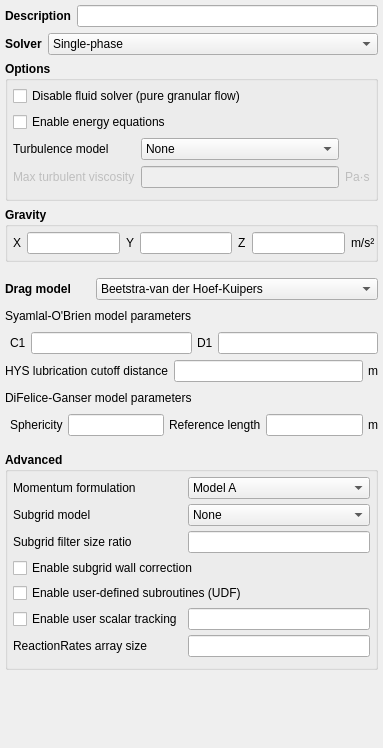
<?xml version="1.0" encoding="UTF-8"?>
<ui version="4.0">
 <class>model_setup</class>
 <widget class="QWidget" name="model_setup">
  <property name="geometry">
   <rect>
    <x>0</x>
    <y>0</y>
    <width>383</width>
    <height>748</height>
   </rect>
  </property>
  <layout class="QVBoxLayout" name="verticalLayout">
   <property name="leftMargin">
    <number>5</number>
   </property>
   <property name="topMargin">
    <number>5</number>
   </property>
   <property name="rightMargin">
    <number>5</number>
   </property>
   <property name="bottomMargin">
    <number>0</number>
   </property>
   <item>
    <layout class="QHBoxLayout" name="horizontalLayout">
     <item>
      <widget class="QLabel" name="label_description">
       <property name="font">
        <font>
         <weight>75</weight>
         <bold>true</bold>
        </font>
       </property>
       <property name="text">
        <string>Description</string>
       </property>
      </widget>
     </item>
     <item>
      <widget class="LineEdit" name="lineedit_keyword_description"/>
     </item>
    </layout>
   </item>
   <item>
    <layout class="QHBoxLayout" name="horizontalLayout_2">
     <item>
      <widget class="QLabel" name="label_6">
       <property name="sizePolicy">
        <sizepolicy hsizetype="Maximum" vsizetype="Preferred">
         <horstretch>0</horstretch>
         <verstretch>0</verstretch>
        </sizepolicy>
       </property>
       <property name="font">
        <font>
         <weight>75</weight>
         <bold>true</bold>
        </font>
       </property>
       <property name="text">
        <string>Solver</string>
       </property>
      </widget>
     </item>
     <item>
      <widget class="ComboBox" name="combobox_solver">
       <item>
        <property name="text">
         <string>Single-phase</string>
        </property>
        <property name="icon">
         <iconset>
          <normalon>../images/single.svg</normalon>
         </iconset>
        </property>
       </item>
       <item>
        <property name="text">
         <string>Two-fluid model (MFiX-TFM)</string>
        </property>
        <property name="icon">
         <iconset>
          <normalon>../images/tfm.svg</normalon>
         </iconset>
        </property>
       </item>
       <item>
        <property name="text">
         <string>Discrete element model (MFiX-DEM)</string>
        </property>
        <property name="icon">
         <iconset>
          <normalon>../images/dem.svg</normalon>
         </iconset>
        </property>
       </item>
       <item>
        <property name="text">
         <string>Coarse-grained particle DEM (MFiX-CGP)</string>
        </property>
        <property name="icon">
         <iconset>
          <normalon>../images/cgp.svg</normalon>
         </iconset>
        </property>
       </item>
       <item>
        <property name="text">
         <string>Superquadric particle DEM (MFIX-SQP)</string>
        </property>
        <property name="icon">
         <iconset>
          <normalon>../images/sqp.svg</normalon>
         </iconset>
        </property>
       </item>
       <item>
        <property name="text">
         <string>Glued-sphere particle DEM (MFIX-GSP)</string>
        </property>
        <property name="icon">
         <iconset>
          <normalon>../images/gsp.svg</normalon>
         </iconset>
        </property>
       </item>
       <item>
        <property name="text">
         <string>Particle-in-cell model (MFiX-PIC)</string>
        </property>
        <property name="icon">
         <iconset>
          <normalon>../images/pic.svg</normalon>
         </iconset>
        </property>
       </item>
       <item>
        <property name="text">
         <string>MFiX-Hybrid</string>
        </property>
        <property name="icon">
         <iconset>
          <normalon>../images/hybrid.svg</normalon>
         </iconset>
        </property>
       </item>
      </widget>
     </item>
    </layout>
   </item>
   <item>
    <widget class="QGroupBox" name="groupbox_options">
     <property name="font">
      <font>
       <weight>75</weight>
       <bold>true</bold>
      </font>
     </property>
     <property name="title">
      <string>Options</string>
     </property>
     <property name="flat">
      <bool>true</bool>
     </property>
     <layout class="QGridLayout" name="gridLayout_2">
      <property name="leftMargin">
       <number>5</number>
      </property>
      <property name="topMargin">
       <number>5</number>
      </property>
      <property name="rightMargin">
       <number>5</number>
      </property>
      <property name="bottomMargin">
       <number>10</number>
      </property>
      <item row="0" column="0" colspan="2">
       <widget class="QCheckBox" name="checkbox_disable_fluid_solver">
        <property name="font">
         <font>
          <weight>50</weight>
          <bold>false</bold>
         </font>
        </property>
        <property name="text">
         <string>Disable fluid solver (pure granular flow)</string>
        </property>
       </widget>
      </item>
      <item row="1" column="0" colspan="2">
       <widget class="CheckBox" name="checkbox_keyword_energy_eq">
        <property name="font">
         <font>
          <weight>50</weight>
          <bold>false</bold>
         </font>
        </property>
        <property name="text">
         <string>Enable energy equations</string>
        </property>
       </widget>
      </item>
      <item row="2" column="0">
       <widget class="QLabel" name="label_turbulence_model">
        <property name="enabled">
         <bool>true</bool>
        </property>
        <property name="font">
         <font>
          <weight>50</weight>
          <bold>false</bold>
         </font>
        </property>
        <property name="text">
         <string>Turbulence model</string>
        </property>
       </widget>
      </item>
      <item row="2" column="1">
       <widget class="ComboBox" name="combobox_turbulence_model">
        <property name="enabled">
         <bool>true</bool>
        </property>
        <property name="font">
         <font>
          <weight>50</weight>
          <bold>false</bold>
         </font>
        </property>
        <item>
         <property name="text">
          <string>None</string>
         </property>
        </item>
        <item>
         <property name="text">
          <string>L-scale mixing</string>
         </property>
        </item>
        <item>
         <property name="text">
          <string>K-ε model</string>
         </property>
        </item>
       </widget>
      </item>
      <item row="3" column="0">
       <widget class="QLabel" name="label_mu_gmax">
        <property name="enabled">
         <bool>false</bool>
        </property>
        <property name="font">
         <font>
          <weight>50</weight>
          <bold>false</bold>
         </font>
        </property>
        <property name="text">
         <string>Max turbulent viscosity</string>
        </property>
       </widget>
      </item>
      <item row="3" column="1">
       <widget class="LineEdit" name="lineedit_keyword_mu_gmax">
        <property name="enabled">
         <bool>false</bool>
        </property>
        <property name="font">
         <font>
          <weight>50</weight>
          <bold>false</bold>
         </font>
        </property>
       </widget>
      </item>
      <item row="3" column="2">
       <widget class="QLabel" name="label_mu_gmax_units">
        <property name="enabled">
         <bool>false</bool>
        </property>
        <property name="font">
         <font>
          <weight>50</weight>
          <bold>false</bold>
         </font>
        </property>
        <property name="text">
         <string>Pa·s</string>
        </property>
       </widget>
      </item>
     </layout>
    </widget>
   </item>
   <item>
    <widget class="QWidget" name="frame_gravity" native="true">
     <layout class="QGridLayout" name="gridLayout">
      <property name="leftMargin">
       <number>0</number>
      </property>
      <property name="topMargin">
       <number>0</number>
      </property>
      <property name="rightMargin">
       <number>0</number>
      </property>
      <property name="bottomMargin">
       <number>0</number>
      </property>
      <item row="0" column="0">
       <widget class="QGroupBox" name="groupbox_gravity">
        <property name="font">
         <font>
          <weight>75</weight>
          <bold>true</bold>
         </font>
        </property>
        <property name="title">
         <string>Gravity</string>
        </property>
        <property name="flat">
         <bool>true</bool>
        </property>
        <layout class="QHBoxLayout" name="layout_gravity">
         <property name="leftMargin">
          <number>5</number>
         </property>
         <property name="topMargin">
          <number>5</number>
         </property>
         <property name="rightMargin">
          <number>0</number>
         </property>
         <property name="bottomMargin">
          <number>5</number>
         </property>
         <item>
          <widget class="QLabel" name="label_gravity_x">
           <property name="font">
            <font>
             <weight>50</weight>
             <bold>false</bold>
            </font>
           </property>
           <property name="text">
            <string>X</string>
           </property>
          </widget>
         </item>
         <item>
          <widget class="LineEdit" name="lineedit_keyword_gravity_x">
           <property name="maximumSize">
            <size>
             <width>16777215</width>
             <height>16777215</height>
            </size>
           </property>
           <property name="font">
            <font>
             <weight>50</weight>
             <bold>false</bold>
            </font>
           </property>
          </widget>
         </item>
         <item>
          <widget class="QLabel" name="label_gravity_y">
           <property name="font">
            <font>
             <weight>50</weight>
             <bold>false</bold>
            </font>
           </property>
           <property name="text">
            <string>Y</string>
           </property>
          </widget>
         </item>
         <item>
          <widget class="LineEdit" name="lineedit_keyword_gravity_y">
           <property name="maximumSize">
            <size>
             <width>16777215</width>
             <height>16777215</height>
            </size>
           </property>
           <property name="font">
            <font>
             <weight>50</weight>
             <bold>false</bold>
            </font>
           </property>
          </widget>
         </item>
         <item>
          <widget class="QLabel" name="label_gravity_z">
           <property name="font">
            <font>
             <weight>50</weight>
             <bold>false</bold>
            </font>
           </property>
           <property name="text">
            <string>Z</string>
           </property>
          </widget>
         </item>
         <item>
          <widget class="LineEdit" name="lineedit_keyword_gravity_z">
           <property name="maximumSize">
            <size>
             <width>16777215</width>
             <height>16777215</height>
            </size>
           </property>
           <property name="font">
            <font>
             <weight>50</weight>
             <bold>false</bold>
            </font>
           </property>
          </widget>
         </item>
         <item>
          <widget class="QLabel" name="label_gravity_units">
           <property name="font">
            <font>
             <weight>50</weight>
             <bold>false</bold>
            </font>
           </property>
           <property name="text">
            <string>m/s²</string>
           </property>
          </widget>
         </item>
        </layout>
       </widget>
      </item>
     </layout>
    </widget>
   </item>
   <item>
    <widget class="QWidget" name="frame_drag" native="true">
     <layout class="QVBoxLayout" name="verticalLayout_2">
      <property name="leftMargin">
       <number>0</number>
      </property>
      <property name="topMargin">
       <number>10</number>
      </property>
      <property name="rightMargin">
       <number>0</number>
      </property>
      <property name="bottomMargin">
       <number>10</number>
      </property>
      <item>
       <layout class="QHBoxLayout" name="horizontalLayout_4">
        <item>
         <widget class="QLabel" name="label_drag_type">
          <property name="font">
           <font>
            <weight>75</weight>
            <bold>true</bold>
           </font>
          </property>
          <property name="text">
           <string>Drag model</string>
          </property>
         </widget>
        </item>
        <item>
         <widget class="ComboBox" name="combobox_drag_type">
          <item>
           <property name="text">
            <string>Beetstra-van der Hoef-Kuipers</string>
           </property>
          </item>
          <item>
           <property name="text">
            <string>DiFelice</string>
           </property>
          </item>
          <item>
           <property name="text">
            <string>DiFelice-Ganser</string>
           </property>
          </item>
          <item>
           <property name="text">
            <string>Gao</string>
           </property>
          </item>
          <item>
           <property name="text">
            <string>Gidaspow</string>
           </property>
          </item>
          <item>
           <property name="text">
            <string>Gidsaspow polydisperse</string>
           </property>
          </item>
          <item>
           <property name="text">
            <string>Gidaspow blend</string>
           </property>
          </item>
          <item>
           <property name="text">
            <string>Gidaspow blend polydisperse</string>
           </property>
          </item>
          <item>
           <property name="text">
            <string>Holloway-Yin-Sundaresan</string>
           </property>
          </item>
          <item>
           <property name="text">
            <string>Koch-Hill</string>
           </property>
          </item>
          <item>
           <property name="text">
            <string>Koch-Hill polydisperse</string>
           </property>
          </item>
          <item>
           <property name="text">
            <string>QKQY</string>
           </property>
          </item>
          <item>
           <property name="text">
            <string>Radl</string>
           </property>
          </item>
          <item>
           <property name="text">
            <string>Sarkar</string>
           </property>
          </item>
          <item>
           <property name="text">
            <string>SQP DeFelice-Ganser</string>
           </property>
          </item>
          <item>
           <property name="text">
            <string>SQP DiFelice-Holzer-Sommerfeld</string>
           </property>
          </item>
          <item>
           <property name="text">
            <string>Syamlal-O'Brien (default)</string>
           </property>
          </item>
          <item>
           <property name="text">
            <string>Tang-Peters-Kuipers-Kreibitzsch-van der Hoef</string>
           </property>
          </item>
          <item>
           <property name="text">
            <string>Tenneti-Garg-Subramaniam</string>
           </property>
          </item>
          <item>
           <property name="text">
            <string>Wen-Yu</string>
           </property>
          </item>
          <item>
           <property name="text">
            <string>Wen-Yu polydisperse</string>
           </property>
          </item>
          <item>
           <property name="text">
            <string>User-provided</string>
           </property>
          </item>
         </widget>
        </item>
       </layout>
      </item>
      <item>
       <widget class="QWidget" name="widget_label_syam_obrien" native="true">
        <layout class="QHBoxLayout" name="layout_label_syam_obrien">
         <property name="spacing">
          <number>5</number>
         </property>
         <property name="leftMargin">
          <number>0</number>
         </property>
         <property name="topMargin">
          <number>0</number>
         </property>
         <property name="rightMargin">
          <number>0</number>
         </property>
         <property name="bottomMargin">
          <number>0</number>
         </property>
         <item>
          <spacer name="horizontalSpacer_3">
           <property name="orientation">
            <enum>Qt::Horizontal</enum>
           </property>
           <property name="sizeType">
            <enum>QSizePolicy::Fixed</enum>
           </property>
           <property name="sizeHint" stdset="0">
            <size>
             <width>0</width>
             <height>20</height>
            </size>
           </property>
          </spacer>
         </item>
         <item>
          <widget class="QLabel" name="label_syam_obrien">
           <property name="text">
            <string>Syamlal-O'Brien model parameters</string>
           </property>
           <property name="margin">
            <number>0</number>
           </property>
          </widget>
         </item>
        </layout>
       </widget>
      </item>
      <item>
       <widget class="QWidget" name="widget_c1_d1" native="true">
        <layout class="QHBoxLayout" name="layout_c1_c2">
         <property name="spacing">
          <number>5</number>
         </property>
         <property name="leftMargin">
          <number>0</number>
         </property>
         <property name="topMargin">
          <number>0</number>
         </property>
         <property name="rightMargin">
          <number>0</number>
         </property>
         <property name="bottomMargin">
          <number>0</number>
         </property>
         <item>
          <spacer name="horizontalSpacer_2">
           <property name="orientation">
            <enum>Qt::Horizontal</enum>
           </property>
           <property name="sizeType">
            <enum>QSizePolicy::Fixed</enum>
           </property>
           <property name="sizeHint" stdset="0">
            <size>
             <width>5</width>
             <height>20</height>
            </size>
           </property>
          </spacer>
         </item>
         <item>
          <widget class="QLabel" name="label_drag_c1">
           <property name="text">
            <string>C1</string>
           </property>
          </widget>
         </item>
         <item>
          <widget class="LineEdit" name="lineedit_keyword_drag_c1"/>
         </item>
         <item>
          <widget class="QLabel" name="label_drag_d1">
           <property name="text">
            <string>D1</string>
           </property>
          </widget>
         </item>
         <item>
          <widget class="LineEdit" name="lineedit_keyword_drag_d1"/>
         </item>
        </layout>
       </widget>
      </item>
      <item>
       <widget class="QWidget" name="widget_lam_hys" native="true">
        <layout class="QHBoxLayout" name="layout_lam_hys">
         <property name="spacing">
          <number>5</number>
         </property>
         <property name="leftMargin">
          <number>0</number>
         </property>
         <property name="topMargin">
          <number>0</number>
         </property>
         <property name="rightMargin">
          <number>0</number>
         </property>
         <property name="bottomMargin">
          <number>0</number>
         </property>
         <item>
          <spacer name="horizontalSpacer_4">
           <property name="orientation">
            <enum>Qt::Horizontal</enum>
           </property>
           <property name="sizeType">
            <enum>QSizePolicy::Fixed</enum>
           </property>
           <property name="sizeHint" stdset="0">
            <size>
             <width>0</width>
             <height>20</height>
            </size>
           </property>
          </spacer>
         </item>
         <item>
          <widget class="QLabel" name="label_lam_hys">
           <property name="text">
            <string>HYS lubrication cutoff distance</string>
           </property>
          </widget>
         </item>
         <item>
          <widget class="LineEdit" name="lineedit_keyword_lam_hys"/>
         </item>
         <item>
          <widget class="QLabel" name="label_lam_hys_units">
           <property name="text">
            <string>m</string>
           </property>
          </widget>
         </item>
        </layout>
       </widget>
      </item>
      <item>
       <widget class="QWidget" name="widget_label_difelice_ganser" native="true">
        <layout class="QHBoxLayout" name="layout_defelice_ganser">
         <property name="spacing">
          <number>5</number>
         </property>
         <property name="leftMargin">
          <number>0</number>
         </property>
         <property name="topMargin">
          <number>0</number>
         </property>
         <property name="rightMargin">
          <number>0</number>
         </property>
         <property name="bottomMargin">
          <number>0</number>
         </property>
         <item>
          <spacer name="horizontalSpacer_5">
           <property name="orientation">
            <enum>Qt::Horizontal</enum>
           </property>
           <property name="sizeType">
            <enum>QSizePolicy::Fixed</enum>
           </property>
           <property name="sizeHint" stdset="0">
            <size>
             <width>0</width>
             <height>20</height>
            </size>
           </property>
          </spacer>
         </item>
         <item>
          <widget class="QLabel" name="label_difelice_ganser">
           <property name="text">
            <string>DiFelice-Ganser model parameters</string>
           </property>
          </widget>
         </item>
        </layout>
       </widget>
      </item>
      <item>
       <widget class="QWidget" name="widget_sphericity_ref_length" native="true">
        <layout class="QHBoxLayout" name="layout_sphericity_ref_length">
         <property name="spacing">
          <number>5</number>
         </property>
         <property name="leftMargin">
          <number>0</number>
         </property>
         <property name="topMargin">
          <number>0</number>
         </property>
         <property name="rightMargin">
          <number>0</number>
         </property>
         <property name="bottomMargin">
          <number>0</number>
         </property>
         <item>
          <spacer name="horizontalSpacer_6">
           <property name="orientation">
            <enum>Qt::Horizontal</enum>
           </property>
           <property name="sizeType">
            <enum>QSizePolicy::Fixed</enum>
           </property>
           <property name="sizeHint" stdset="0">
            <size>
             <width>5</width>
             <height>20</height>
            </size>
           </property>
          </spacer>
         </item>
         <item>
          <widget class="QLabel" name="label_sphericity_dg">
           <property name="text">
            <string>Sphericity</string>
           </property>
          </widget>
         </item>
         <item>
          <widget class="LineEdit" name="lineedit_keyword_sphericity_dg"/>
         </item>
         <item>
          <widget class="QLabel" name="label_ref_length_dg">
           <property name="text">
            <string>Reference length</string>
           </property>
          </widget>
         </item>
         <item>
          <widget class="LineEdit" name="lineedit_keyword_ref_length_dg"/>
         </item>
         <item>
          <widget class="QLabel" name="label_ref_length_dg_units">
           <property name="text">
            <string>m</string>
           </property>
          </widget>
         </item>
        </layout>
       </widget>
      </item>
     </layout>
    </widget>
   </item>
   <item>
    <widget class="QGroupBox" name="groupbox_advanced">
     <property name="font">
      <font>
       <weight>75</weight>
       <bold>true</bold>
      </font>
     </property>
     <property name="title">
      <string>Advanced</string>
     </property>
     <property name="flat">
      <bool>true</bool>
     </property>
     <layout class="QGridLayout" name="gridLayout_6">
      <property name="leftMargin">
       <number>5</number>
      </property>
      <property name="topMargin">
       <number>5</number>
      </property>
      <property name="rightMargin">
       <number>5</number>
      </property>
      <property name="bottomMargin">
       <number>10</number>
      </property>
      <property name="spacing">
       <number>5</number>
      </property>
      <item row="2" column="0">
       <widget class="QLabel" name="label_filter_size_ratio">
        <property name="font">
         <font>
          <weight>50</weight>
          <bold>false</bold>
         </font>
        </property>
        <property name="text">
         <string>Subgrid filter size ratio</string>
        </property>
       </widget>
      </item>
      <item row="0" column="0">
       <widget class="QLabel" name="label_momentum_formulation">
        <property name="font">
         <font>
          <weight>50</weight>
          <bold>false</bold>
         </font>
        </property>
        <property name="layoutDirection">
         <enum>Qt::LeftToRight</enum>
        </property>
        <property name="text">
         <string>Momentum formulation</string>
        </property>
        <property name="alignment">
         <set>Qt::AlignLeading|Qt::AlignLeft|Qt::AlignVCenter</set>
        </property>
       </widget>
      </item>
      <item row="1" column="1" colspan="2">
       <widget class="ComboBox" name="combobox_subgrid_type">
        <property name="font">
         <font>
          <weight>50</weight>
          <bold>false</bold>
         </font>
        </property>
        <item>
         <property name="text">
          <string>None</string>
         </property>
        </item>
        <item>
         <property name="text">
          <string>Igci</string>
         </property>
        </item>
        <item>
         <property name="text">
          <string>Milioli</string>
         </property>
        </item>
       </widget>
      </item>
      <item row="0" column="1" colspan="2">
       <widget class="ComboBox" name="combobox_momentum_formulation">
        <property name="font">
         <font>
          <weight>50</weight>
          <bold>false</bold>
         </font>
        </property>
        <item>
         <property name="text">
          <string>Model A</string>
         </property>
        </item>
        <item>
         <property name="text">
          <string>Model B</string>
         </property>
        </item>
        <item>
         <property name="text">
          <string>Jackson</string>
         </property>
        </item>
        <item>
         <property name="text">
          <string>Ishii</string>
         </property>
        </item>
       </widget>
      </item>
      <item row="1" column="0">
       <widget class="QLabel" name="label_subgrid_type">
        <property name="font">
         <font>
          <weight>50</weight>
          <bold>false</bold>
         </font>
        </property>
        <property name="text">
         <string>Subgrid model</string>
        </property>
       </widget>
      </item>
      <item row="6" column="1" colspan="2">
       <widget class="LineEdit" name="lineedit_keyword_nrr">
        <property name="font">
         <font>
          <weight>50</weight>
          <bold>false</bold>
         </font>
        </property>
       </widget>
      </item>
      <item row="6" column="0">
       <widget class="QLabel" name="label_nrr">
        <property name="font">
         <font>
          <weight>50</weight>
          <bold>false</bold>
         </font>
        </property>
        <property name="text">
         <string>ReactionRates array size</string>
        </property>
       </widget>
      </item>
      <item row="4" column="0" colspan="3">
       <widget class="CheckBox" name="checkbox_keyword_call_usr">
        <property name="font">
         <font>
          <weight>50</weight>
          <bold>false</bold>
         </font>
        </property>
        <property name="text">
         <string>Enable user-defined subroutines (UDF)</string>
        </property>
       </widget>
      </item>
      <item row="2" column="1" colspan="2">
       <widget class="LineEdit" name="lineedit_keyword_filter_size_ratio">
        <property name="sizePolicy">
         <sizepolicy hsizetype="Expanding" vsizetype="Fixed">
          <horstretch>0</horstretch>
          <verstretch>0</verstretch>
         </sizepolicy>
        </property>
        <property name="font">
         <font>
          <weight>50</weight>
          <bold>false</bold>
         </font>
        </property>
       </widget>
      </item>
      <item row="3" column="0" colspan="3">
       <widget class="CheckBox" name="checkbox_keyword_subgrid_wall">
        <property name="font">
         <font>
          <weight>50</weight>
          <bold>false</bold>
         </font>
        </property>
        <property name="text">
         <string>Enable subgrid wall correction</string>
        </property>
       </widget>
      </item>
      <item row="5" column="0">
       <widget class="QCheckBox" name="checkbox_enable_des_usr_var_size">
        <property name="font">
         <font>
          <weight>50</weight>
          <bold>false</bold>
         </font>
        </property>
        <property name="text">
         <string>Enable user scalar tracking</string>
        </property>
       </widget>
      </item>
      <item row="5" column="1" colspan="2">
       <widget class="LineEdit" name="lineedit_keyword_des_usr_var_size">
        <property name="font">
         <font>
          <weight>50</weight>
          <bold>false</bold>
         </font>
        </property>
       </widget>
      </item>
     </layout>
    </widget>
   </item>
   <item>
    <spacer name="verticalSpacer">
     <property name="orientation">
      <enum>Qt::Vertical</enum>
     </property>
     <property name="sizeHint" stdset="0">
      <size>
       <width>20</width>
       <height>40</height>
      </size>
     </property>
    </spacer>
   </item>
  </layout>
 </widget>
 <customwidgets>
  <customwidget>
   <class>LineEdit</class>
   <extends>QLineEdit</extends>
   <header location="global">mfixgui.widgets.base</header>
  </customwidget>
  <customwidget>
   <class>CheckBox</class>
   <extends>QCheckBox</extends>
   <header>mfixgui.widgets.base</header>
  </customwidget>
  <customwidget>
   <class>ComboBox</class>
   <extends>QComboBox</extends>
   <header>mfixgui.widgets.base</header>
  </customwidget>
 </customwidgets>
 <tabstops>
  <tabstop>lineedit_keyword_description</tabstop>
  <tabstop>combobox_solver</tabstop>
  <tabstop>checkbox_disable_fluid_solver</tabstop>
  <tabstop>checkbox_keyword_energy_eq</tabstop>
  <tabstop>combobox_turbulence_model</tabstop>
  <tabstop>lineedit_keyword_gravity_x</tabstop>
  <tabstop>lineedit_keyword_gravity_y</tabstop>
  <tabstop>lineedit_keyword_gravity_z</tabstop>
  <tabstop>combobox_drag_type</tabstop>
  <tabstop>lineedit_keyword_drag_c1</tabstop>
  <tabstop>lineedit_keyword_drag_d1</tabstop>
  <tabstop>lineedit_keyword_lam_hys</tabstop>
  <tabstop>lineedit_keyword_sphericity_dg</tabstop>
  <tabstop>lineedit_keyword_ref_length_dg</tabstop>
  <tabstop>combobox_momentum_formulation</tabstop>
  <tabstop>combobox_subgrid_type</tabstop>
  <tabstop>lineedit_keyword_filter_size_ratio</tabstop>
  <tabstop>checkbox_keyword_subgrid_wall</tabstop>
  <tabstop>checkbox_keyword_call_usr</tabstop>
  <tabstop>checkbox_enable_des_usr_var_size</tabstop>
  <tabstop>lineedit_keyword_des_usr_var_size</tabstop>
  <tabstop>lineedit_keyword_nrr</tabstop>
 </tabstops>
 <resources/>
 <connections/>
</ui>
